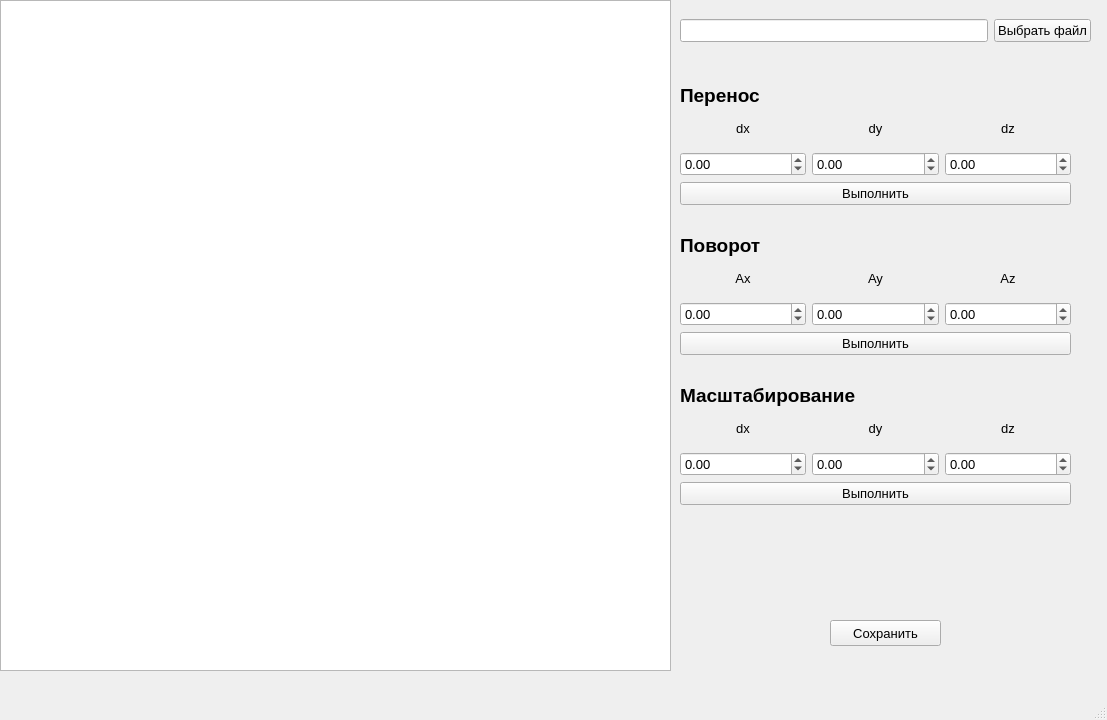
<?xml version="1.0" encoding="UTF-8"?>
<ui version="4.0">
 <class>MainWindow</class>
 <widget class="QMainWindow" name="MainWindow">
  <property name="geometry">
   <rect>
    <x>0</x>
    <y>0</y>
    <width>1107</width>
    <height>720</height>
   </rect>
  </property>
  <property name="font">
   <font>
    <pointsize>10</pointsize>
   </font>
  </property>
  <property name="windowTitle">
   <string>MainWindow</string>
  </property>
  <widget class="QWidget" name="centralwidget">
   <widget class="QGraphicsView" name="graphicsView">
    <property name="geometry">
     <rect>
      <x>0</x>
      <y>0</y>
      <width>671</width>
      <height>671</height>
     </rect>
    </property>
   </widget>
   <widget class="QWidget" name="horizontalLayoutWidget">
    <property name="geometry">
     <rect>
      <x>680</x>
      <y>10</y>
      <width>411</width>
      <height>41</height>
     </rect>
    </property>
    <layout class="QHBoxLayout" name="horizontalLayout">
     <item>
      <widget class="QLineEdit" name="input_filepath">
       <property name="font">
        <font>
         <pointsize>10</pointsize>
        </font>
       </property>
      </widget>
     </item>
     <item>
      <widget class="QPushButton" name="load_file_btn">
       <property name="font">
        <font>
         <pointsize>10</pointsize>
        </font>
       </property>
       <property name="text">
        <string>Выбрать файл</string>
       </property>
      </widget>
     </item>
    </layout>
   </widget>
   <widget class="QWidget" name="gridLayoutWidget">
    <property name="geometry">
     <rect>
      <x>680</x>
      <y>110</y>
      <width>391</width>
      <height>95</height>
     </rect>
    </property>
    <layout class="QGridLayout" name="gridLayout">
     <item row="2" column="0">
      <widget class="QPushButton" name="do_transfer_btn">
       <property name="text">
        <string>Выполнить</string>
       </property>
      </widget>
     </item>
     <item row="0" column="0">
      <layout class="QHBoxLayout" name="horizontalLayout_2">
       <item>
        <widget class="QLabel" name="label_3">
         <property name="font">
          <font>
           <pointsize>10</pointsize>
          </font>
         </property>
         <property name="text">
          <string>dx</string>
         </property>
         <property name="alignment">
          <set>Qt::AlignCenter</set>
         </property>
        </widget>
       </item>
       <item>
        <widget class="QLabel" name="label_2">
         <property name="font">
          <font>
           <pointsize>10</pointsize>
          </font>
         </property>
         <property name="text">
          <string>dy</string>
         </property>
         <property name="alignment">
          <set>Qt::AlignCenter</set>
         </property>
        </widget>
       </item>
       <item>
        <widget class="QLabel" name="label_4">
         <property name="font">
          <font>
           <pointsize>10</pointsize>
          </font>
         </property>
         <property name="text">
          <string>dz</string>
         </property>
         <property name="alignment">
          <set>Qt::AlignCenter</set>
         </property>
        </widget>
       </item>
      </layout>
     </item>
     <item row="1" column="0">
      <layout class="QHBoxLayout" name="horizontalLayout_3">
       <item>
        <widget class="QDoubleSpinBox" name="transfer_dx">
         <property name="inputMethodHints">
          <set>Qt::ImhFormattedNumbersOnly</set>
         </property>
         <property name="minimum">
          <double>-200.000000000000000</double>
         </property>
         <property name="maximum">
          <double>200.000000000000000</double>
         </property>
        </widget>
       </item>
       <item>
        <widget class="QDoubleSpinBox" name="transfer_dy">
         <property name="minimum">
          <double>-200.000000000000000</double>
         </property>
         <property name="maximum">
          <double>200.000000000000000</double>
         </property>
        </widget>
       </item>
       <item>
        <widget class="QDoubleSpinBox" name="transfer_dz">
         <property name="minimum">
          <double>-200.000000000000000</double>
         </property>
         <property name="maximum">
          <double>200.000000000000000</double>
         </property>
        </widget>
       </item>
      </layout>
     </item>
    </layout>
   </widget>
   <widget class="QLabel" name="label">
    <property name="geometry">
     <rect>
      <x>680</x>
      <y>80</y>
      <width>81</width>
      <height>31</height>
     </rect>
    </property>
    <property name="font">
     <font>
      <pointsize>14</pointsize>
      <bold>true</bold>
     </font>
    </property>
    <property name="text">
     <string>Перенос</string>
    </property>
   </widget>
   <widget class="QPushButton" name="save_as_btn">
    <property name="geometry">
     <rect>
      <x>830</x>
      <y>620</y>
      <width>111</width>
      <height>26</height>
     </rect>
    </property>
    <property name="font">
     <font>
      <pointsize>10</pointsize>
     </font>
    </property>
    <property name="text">
     <string>Сохранить</string>
    </property>
   </widget>
   <widget class="QLabel" name="label_5">
    <property name="geometry">
     <rect>
      <x>680</x>
      <y>230</y>
      <width>81</width>
      <height>31</height>
     </rect>
    </property>
    <property name="font">
     <font>
      <pointsize>14</pointsize>
      <bold>true</bold>
     </font>
    </property>
    <property name="text">
     <string>Поворот</string>
    </property>
   </widget>
   <widget class="QWidget" name="gridLayoutWidget_2">
    <property name="geometry">
     <rect>
      <x>680</x>
      <y>260</y>
      <width>391</width>
      <height>95</height>
     </rect>
    </property>
    <layout class="QGridLayout" name="gridLayout_2">
     <item row="2" column="0">
      <widget class="QPushButton" name="do_turn_btn">
       <property name="text">
        <string>Выполнить</string>
       </property>
      </widget>
     </item>
     <item row="0" column="0">
      <layout class="QHBoxLayout" name="horizontalLayout_4">
       <item>
        <widget class="QLabel" name="label_6">
         <property name="font">
          <font>
           <pointsize>10</pointsize>
          </font>
         </property>
         <property name="text">
          <string>Ax</string>
         </property>
         <property name="alignment">
          <set>Qt::AlignCenter</set>
         </property>
        </widget>
       </item>
       <item>
        <widget class="QLabel" name="label_7">
         <property name="font">
          <font>
           <pointsize>10</pointsize>
          </font>
         </property>
         <property name="text">
          <string>Ay</string>
         </property>
         <property name="alignment">
          <set>Qt::AlignCenter</set>
         </property>
        </widget>
       </item>
       <item>
        <widget class="QLabel" name="label_8">
         <property name="font">
          <font>
           <pointsize>10</pointsize>
          </font>
         </property>
         <property name="text">
          <string>Az</string>
         </property>
         <property name="alignment">
          <set>Qt::AlignCenter</set>
         </property>
        </widget>
       </item>
      </layout>
     </item>
     <item row="1" column="0">
      <layout class="QHBoxLayout" name="horizontalLayout_5">
       <item>
        <widget class="QDoubleSpinBox" name="turn_ax">
         <property name="minimum">
          <double>-360.000000000000000</double>
         </property>
         <property name="maximum">
          <double>360.000000000000000</double>
         </property>
        </widget>
       </item>
       <item>
        <widget class="QDoubleSpinBox" name="turn_ay">
         <property name="minimum">
          <double>-360.000000000000000</double>
         </property>
         <property name="maximum">
          <double>360.000000000000000</double>
         </property>
        </widget>
       </item>
       <item>
        <widget class="QDoubleSpinBox" name="turn_az">
         <property name="minimum">
          <double>-360.000000000000000</double>
         </property>
         <property name="maximum">
          <double>360.000000000000000</double>
         </property>
        </widget>
       </item>
      </layout>
     </item>
    </layout>
   </widget>
   <widget class="QLabel" name="label_9">
    <property name="geometry">
     <rect>
      <x>680</x>
      <y>380</y>
      <width>181</width>
      <height>31</height>
     </rect>
    </property>
    <property name="font">
     <font>
      <pointsize>14</pointsize>
      <bold>true</bold>
     </font>
    </property>
    <property name="text">
     <string>Масштабирование</string>
    </property>
   </widget>
   <widget class="QWidget" name="gridLayoutWidget_3">
    <property name="geometry">
     <rect>
      <x>680</x>
      <y>410</y>
      <width>391</width>
      <height>95</height>
     </rect>
    </property>
    <property name="font">
     <font>
      <pointsize>10</pointsize>
     </font>
    </property>
    <layout class="QGridLayout" name="gridLayout_4">
     <item row="2" column="0">
      <widget class="QPushButton" name="do_scale_btn">
       <property name="text">
        <string>Выполнить</string>
       </property>
      </widget>
     </item>
     <item row="0" column="0">
      <layout class="QHBoxLayout" name="horizontalLayout_8">
       <item>
        <widget class="QLabel" name="label_13">
         <property name="font">
          <font>
           <pointsize>10</pointsize>
          </font>
         </property>
         <property name="text">
          <string>dx</string>
         </property>
         <property name="alignment">
          <set>Qt::AlignCenter</set>
         </property>
        </widget>
       </item>
       <item>
        <widget class="QLabel" name="label_14">
         <property name="font">
          <font>
           <pointsize>10</pointsize>
          </font>
         </property>
         <property name="text">
          <string>dy</string>
         </property>
         <property name="alignment">
          <set>Qt::AlignCenter</set>
         </property>
        </widget>
       </item>
       <item>
        <widget class="QLabel" name="label_15">
         <property name="font">
          <font>
           <pointsize>10</pointsize>
          </font>
         </property>
         <property name="text">
          <string>dz</string>
         </property>
         <property name="alignment">
          <set>Qt::AlignCenter</set>
         </property>
        </widget>
       </item>
      </layout>
     </item>
     <item row="1" column="0">
      <layout class="QHBoxLayout" name="horizontalLayout_9">
       <item>
        <widget class="QDoubleSpinBox" name="scale_dx">
         <property name="minimum">
          <double>-10.000000000000000</double>
         </property>
         <property name="maximum">
          <double>10.000000000000000</double>
         </property>
        </widget>
       </item>
       <item>
        <widget class="QDoubleSpinBox" name="scale_dy">
         <property name="minimum">
          <double>-10.000000000000000</double>
         </property>
         <property name="maximum">
          <double>10.000000000000000</double>
         </property>
        </widget>
       </item>
       <item>
        <widget class="QDoubleSpinBox" name="scale_dz">
         <property name="minimum">
          <double>-10.000000000000000</double>
         </property>
         <property name="maximum">
          <double>10.000000000000000</double>
         </property>
        </widget>
       </item>
      </layout>
     </item>
    </layout>
   </widget>
  </widget>
  <widget class="QMenuBar" name="menubar">
   <property name="geometry">
    <rect>
     <x>0</x>
     <y>0</y>
     <width>1107</width>
     <height>25</height>
    </rect>
   </property>
  </widget>
  <widget class="QStatusBar" name="statusbar"/>
 </widget>
 <resources/>
 <connections/>
</ui>
